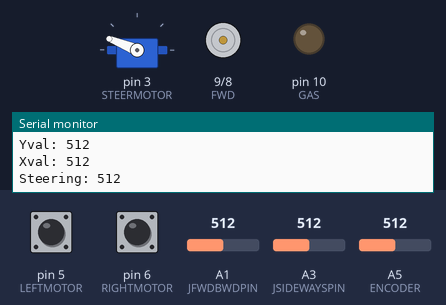
The sketch below on a simulated Arduino Uno, built with avr-gcc and run on an emulated ATmega328P. Shown: servo, motor-driver pin pairs drawn as motors (green arrow = first pin HIGH = forward, orange = second pin HIGH = backward, longer = more drive), output pins drawn as LEDs (lit = HIGH), the last lines printed to the serial monitor. The inputs (shaded band) are chosen by the test bench; at power-on: A1 (JFWDBWDPIN) = 512, A3 (JSIDEWAYSPIN) = 512, pin 5 (LEFTMOTOR) LOW, pin 6 (RIGHTMOTOR) LOW, A5 (ENCODER) = 512.

Above: at 1.2 s.
1.3 s: A1 (JFWDBWDPIN) set to 444
2.8 s: A1 (JFWDBWDPIN) set to 422
At 4.0 s:
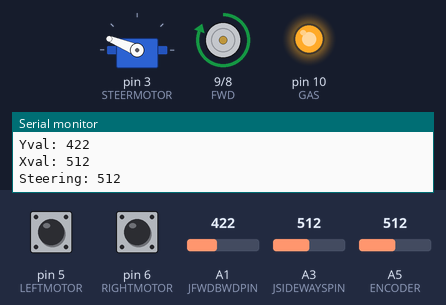
4.3 s: A3 (JSIDEWAYSPIN) set to 820
5.8 s: A3 (JSIDEWAYSPIN) set to 839
At 6.6 s:
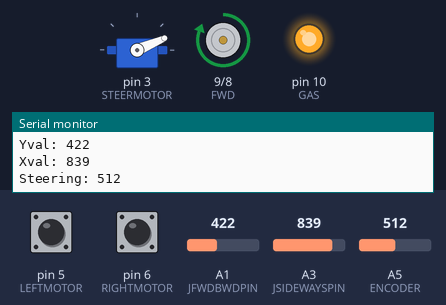
7.3 s: A1 (JFWDBWDPIN) set to 1023
At 7.8 s:
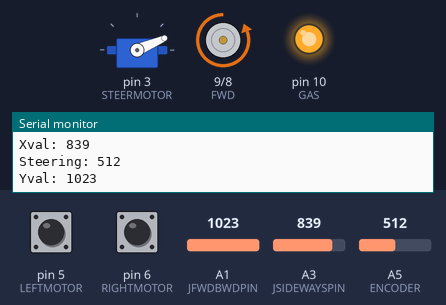
8.8 s: A3 (JSIDEWAYSPIN) set to 716
At 10.1 s:
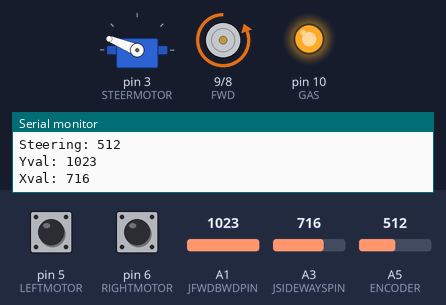
Timing chart, 0 to 11.3 s (numbered marks = the images above; inputs shaded):
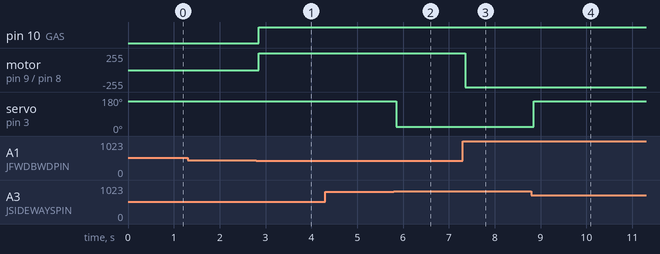

Measured:
- the behaviour switches between 430 and 429 on A1 (JFWDBWDPIN) (found by bisection; images 0 and 1)
- the behaviour switches between 830 and 831 on A3 (JSIDEWAYSPIN) (found by bisection; images 1 and 2)
- after the input at 2.8 s, pin 10 (GAS): LOW → HIGH after 0.05 s; motor on pin 9 (FWD) / pin 8 (BWD): stopped → forward 255/255 after 0.05 s
- after the input at 5.8 s, servo on pin 3 (STEERMOTOR): 158° → 23° after 0.06 s
- after the input at 7.3 s, motor on pin 9 (FWD) / pin 8 (BWD): forward 255/255 → backward 255/255 after 0.06 s
- after the input at 8.8 s, servo on pin 3 (STEERMOTOR): 23° → 158° after 0.05 s

The sketch:

GoBabyGo_Fall_2021_Joystick_Build.ino
```cpp
//GoBabyGo Wichita State University
//Fall 2021
//code written by Everett Kernen
//electronics done by Everett Kernen and Jackson Truitt
//if you have any questions, try not to; I've spent too much time commenting extensively
//but if you do still have questions, email me at everettk2020@gmail.com with the subject line reading "GoBabyGo" along with whatever else
//I'll try to respond in a semi-timely manner

#include <Servo.h>


//PINS USED IN ARDUINO
  //either plug wires into the pins we've already written or write in the pins you're using
  //it appears that a number is equal to its digital counterpart
  //i.e. digital pin 10 --> 10
  //for analog, use prefix A, i.e. analog pin 5 --> A5
  const int JFWDBWDPIN = A1;  //pin number for forward and backwards input on the joystick
            //brown wire
  const int JSIDEWAYSPIN = A3;//pin number for left and right input on the joystick
            //yellow wire
  const int GAS = 10;         //pin number for the Gas Relay input
            //green signal wire
  const int FWD = 9;          //orange relay
            //blue signal wire
  const int BWD = 8;          //blue relay
            //yellow signal wire
  const int RIGHTMOTOR = 6;   //signal in from the remote that you are turning right
  const int LEFTMOTOR = 5;    //signal in from the remote that you are turning left
  const int ENCODER = A5;     //encoder signal pin
  const int STEERMOTOR = 3;   //motor controller output pin

//CONSTANT VALUES
  //these values should already work; however you may need to change them
  //if joystick is initializing too quickly or too late
  //or if steering motor activates too often
  //or if the steering isn't centered after "returning to center"

  //if you do need to change these values, I recommend you use the Serial Monitor to check the values
  //as you turn the joystick, what values are you seeing and what values do you need to be seeing?
  //you can see the Serial Monitor by going to Tools->Serial Monitor

  //CONSTANT VALUES TO CHECK AGAINST JOYSTICK VALUES
    //joystick initialization values
    //change these if joystick initializes too quickly or too late
    //middle is ~520 or so

    //as mentioned below with the encoder values, we see JOYSTICKMIDDLE differently when the arduino is not connected to the computer
    //we started with 520, we moved to 630 (+110 again)
    //see lines 65-68 for more info
    const int JOYSTICKMIDDLE = 630;
    const int JOYSTICKDEADZONE = 200;
    const int FWDVALUE = JOYSTICKMIDDLE - JOYSTICKDEADZONE;   //used to check "if joystick forward value is above FWDVALUE, go forward"
    const int BWDVALUE = JOYSTICKMIDDLE + JOYSTICKDEADZONE;   //same as above, just if below BWDVALUE, go backwards
    const int LEFTVALUE = JOYSTICKMIDDLE - JOYSTICKDEADZONE;  //same as above, just left
    const int RIGHTVALUE = JOYSTICKMIDDLE + JOYSTICKDEADZONE; //same as above, just right

  //CONSTANT VALUES TO CHECK AGAINST ENCODER VALUE
    //steering centering values
    //change these if steering doesn't return to center properly
    //values go from 0-1023, clockwise turning moves the number up
    //you WILL need to modify ENCODERCENTER to begin with, it depends on how you install the encoder
    //make sure you install the encoder such that when you turn, it doesn't loop around from for example 800 to 1023->0 to 200
    //that will view to you as the edges are 800 and 200, just make sure that the middle is actually 500 and not 1023

    //when you unplug the usb, the steering goes off center
    //this is just due to processing differences between computer and arduino (we think)
    //the processing differences are irrelevant to you as the user, all you need to know is
    //you'll have to play with ENCODERCENTER to fix this issue. We went from 590 to 700
    const int ENCODERCENTER = 700;
    //modify these two only if the center range is too broad or too narrow for your taste
    const int ENCODERFINE = 30;
    const int ENCODERCOARSE = 70;
    //IF THE ENCODER IS INSTALLED BACKWARDS OR THE STEERING RETURNS TO CENTER THE WRONG WAY
    //switch this from 1 to -1 or the reverse
    //please don't have this be anything other than 1 or -1
    //this actually might not work, if you're having this issue you may need to do some testing oops
    const int CLOCKWISETURNSRIGHT = 1;


  //SPEED VALUES USED FOR STEERING
    //how fast the steering turns
    //for our motor controller, the arduino views it as a servo
    //as such, we use writeMicroseconds to control the speed
    //this is only relevant if you don't use the same motor controller
    //if you don't or you just want more information, visit https://www.arduino.cc/en/Reference/ServoWriteMicroseconds or the arduino main reference page
    //anyways, for our motor controller, full speed one way is 2500; full speed the other way is 500
    //1500 is middle (no turning at all)

    //if the joystick turns the wrong way, switch the right and left values
    const int FULLSPEEDRIGHT = 750;
    const int PARTSPEEDRIGHT = 1250;
    const int ZEROSPEED = 1500;
    const int PARTSPEEDLEFT = 1750;
    const int FULLSPEEDLEFT = 2250;

//-----DO NOT MODIFY PAST THIS LINE UNLESS YOU KNOW WHAT YOU'RE DOING-----


//INTEGERS USED TO READ VALUES FROM JOYSTICK
int JFWDBWD;
int JLEFTRIGHT;

//INTEGER TO READ VALUE FROM ENCODER (piece attached to steering shaft)
int ENCODERVAL;

//Motor Controller (viewed by arduino as a servo)
Servo STEER;

//-------------------FUNCTIONS START HERE--------------------------------

// put your setup code here, to run once:
void setup() {

  Serial.begin(9600);   //tells arduino how fast to interact with the Serial Monitor

  //set input and output pins for arduino
  pinMode(JFWDBWDPIN, INPUT);
  pinMode(JSIDEWAYSPIN, INPUT);
  pinMode(ENCODER, INPUT);
  pinMode(FWD, OUTPUT);
  pinMode(BWD, OUTPUT);
  pinMode(GAS, OUTPUT);
  pinMode(RIGHTMOTOR, INPUT);
  pinMode(LEFTMOTOR, INPUT);
  STEER.attach(STEERMOTOR, 500, 2500);
  //pinMode(LED_BUILTIN, OUTPUT);   //set up built in led (used for troubleshooting)

  //safekeeping measure so relays are set to the car not running to the races on startup
  //also, the steering motor is set to not do anything
  digitalWrite(GAS, LOW);
  digitalWrite(FWD, LOW);
  digitalWrite(BWD, LOW);
  STEER.writeMicroseconds(ZEROSPEED);
}

// put your main code here, to run repeatedly:
void loop() {

  //take in analog input to read what values the joystick is sending
  JFWDBWD = analogRead(JFWDBWDPIN);
  JLEFTRIGHT = analogRead(JSIDEWAYSPIN);
  ENCODERVAL = analogRead(ENCODER);
  //print out values to the serial monitor so that we can look at them
  Serial.print("Yval: ");
  Serial.println(JFWDBWD);
  Serial.print("Xval: ");
  Serial.println(JLEFTRIGHT);
  Serial.print("Steering: ");
  Serial.println(ENCODERVAL);
  Serial.println();


  if (JFWDBWD < FWDVALUE) {
    //if joystick is forward, go forward
    digitalWrite(FWD, HIGH);
    digitalWrite(GAS, HIGH);
    digitalWrite(BWD, LOW);
  }
  else if (JFWDBWD > BWDVALUE){
    //if joystick is backward, go backward
    digitalWrite(BWD, HIGH);
    digitalWrite(GAS, HIGH);
    digitalWrite(FWD, LOW);
  }
  else {
    //"if joystick y value is centered"
    //set relays so nothing is on
    digitalWrite(FWD, LOW);
    digitalWrite(BWD, LOW);
    digitalWrite(GAS, LOW);
  }


  if (JLEFTRIGHT > RIGHTVALUE || digitalRead(RIGHTMOTOR) == HIGH) {
    //turn right
    STEER.writeMicroseconds(FULLSPEEDRIGHT);
  }
  else if (JLEFTRIGHT < LEFTVALUE || digitalRead(LEFTMOTOR) == HIGH) {
    //turn left
    STEER.writeMicroseconds(FULLSPEEDLEFT);
  }
  else{
    //"if joystick x value is centered"
    if (ENCODERVAL > (ENCODERCENTER + (ENCODERFINE * CLOCKWISETURNSRIGHT))){
      //if the steering is turned to the left
      if (ENCODERVAL > (ENCODERCENTER + (ENCODERCOARSE * CLOCKWISETURNSRIGHT))){
        //if it's turned all the way to the left, turn right full speed
        STEER.writeMicroseconds(FULLSPEEDRIGHT);
      }
      else{
        //if it's turned only a little to the left, turn right at a lower speed
        STEER.writeMicroseconds(PARTSPEEDRIGHT);
      }
    }
    else if (ENCODERVAL < (ENCODERCENTER - (ENCODERFINE * CLOCKWISETURNSRIGHT))){
      //if the steering is turned to the right
      if (ENCODERVAL < (ENCODERCENTER - (ENCODERCOARSE * CLOCKWISETURNSRIGHT))){
        //if it's turned all the way to the right, turn left full speed
        STEER.writeMicroseconds(FULLSPEEDLEFT);
      }
      else{
        //if it's turned only a little to the right, turn left at a lower speed
        STEER.writeMicroseconds(PARTSPEEDLEFT);
      }
    }
    else {
      //if the joystick is centered and so is the steering, do nothing
      STEER.writeMicroseconds(ZEROSPEED);
    }
  }

}
```
